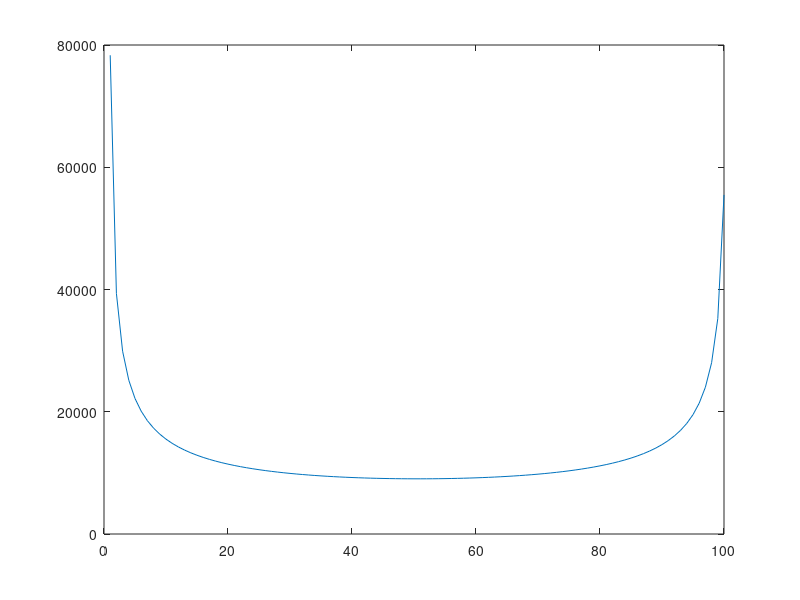

The MATLAB script that drew this image:
n = 960000 + 410000;
x = 2/300 : 2/100 : 2;
y = 1 ./ sqrt(1 - power(x - 1, 2)); %sqrt(2 * x - power(x, 2));
y_sum = sum(y);
y = n * y / y_sum;
t = 1 : 100;
plot(t, y);